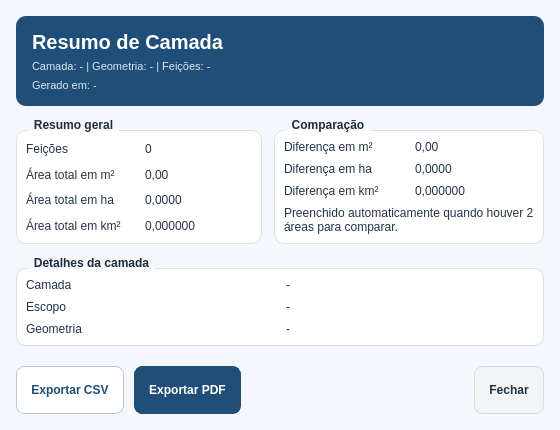
<?xml version="1.0" encoding="UTF-8"?>
<ui version="4.0">
 <class>ResumoCamadaDialogBase</class>
 <widget class="QDialog" name="ResumoCamadaDialogBase">
  <property name="geometry">
   <rect>
    <x>0</x>
    <y>0</y>
    <width>560</width>
    <height>430</height>
   </rect>
  </property>
  <property name="windowTitle">
   <string>Resumo de Camada</string>
  </property>
  <property name="styleSheet">
   <string notr="true">QDialog {
    background-color: #f4f7fb;
}

QFrame#headerFrame {
    background-color: #1f4e79;
    border-radius: 10px;
}

QLabel#titleLabel {
    color: white;
    font-size: 20px;
    font-weight: bold;
}

QLabel#subtitleLabel,
QLabel#dataGeracaoLabel {
    color: #d9e6f2;
    font-size: 11px;
}

QGroupBox {
    font-weight: bold;
    font-size: 12px;
    color: #1f2d3d;
    border: 1px solid #d8e1ea;
    border-radius: 10px;
    margin-top: 12px;
    background-color: white;
}

QGroupBox::title {
    subcontrol-origin: margin;
    left: 12px;
    padding: 0 4px 0 4px;
}

QLabel {
    color: #243447;
    font-size: 12px;
}

QLabel[role="caption"] {
    color: #6b7c93;
    font-size: 11px;
}

QLabel[role="value"] {
    color: #102a43;
    font-size: 13px;
    font-weight: bold;
}

QPushButton {
    min-height: 34px;
    border-radius: 8px;
    padding: 6px 14px;
    font-weight: bold;
}

QPushButton#btnExportarPdf {
    background-color: #1f4e79;
    color: white;
    border: 1px solid #1f4e79;
}

QPushButton#btnExportarPdf:hover {
    background-color: #173a5c;
}

QPushButton#btnExportarCsv {
    background-color: white;
    color: #1f4e79;
    border: 1px solid #b8c7d9;
}

QPushButton#btnExportarCsv:hover {
    background-color: #eef4fa;
}

QPushButton#btnFechar {
    background-color: #f1f3f5;
    color: #243447;
    border: 1px solid #d5dce3;
}

QPushButton#btnFechar:hover {
    background-color: #e7ebf0;
}</string>
  </property>
  <layout class="QVBoxLayout" name="verticalLayoutRoot">
   <property name="spacing">
    <number>12</number>
   </property>
   <property name="leftMargin">
    <number>16</number>
   </property>
   <property name="topMargin">
    <number>16</number>
   </property>
   <property name="rightMargin">
    <number>16</number>
   </property>
   <property name="bottomMargin">
    <number>16</number>
   </property>
   <item>
    <widget class="QFrame" name="headerFrame">
     <property name="frameShape">
      <enum>QFrame::StyledPanel</enum>
     </property>
     <property name="frameShadow">
      <enum>QFrame::Raised</enum>
     </property>
     <layout class="QVBoxLayout" name="verticalLayoutHeader">
      <property name="leftMargin">
       <number>16</number>
      </property>
      <property name="topMargin">
       <number>14</number>
      </property>
      <property name="rightMargin">
       <number>16</number>
      </property>
      <property name="bottomMargin">
       <number>14</number>
      </property>
      <item>
       <widget class="QLabel" name="titleLabel">
        <property name="text">
         <string>Resumo de Camada</string>
        </property>
       </widget>
      </item>
      <item>
       <widget class="QLabel" name="subtitleLabel">
        <property name="text">
         <string>Camada: - | Geometria: - | Feições: -</string>
        </property>
       </widget>
      </item>
      <item>
       <widget class="QLabel" name="dataGeracaoLabel">
        <property name="text">
         <string>Gerado em: -</string>
        </property>
       </widget>
      </item>
     </layout>
    </widget>
   </item>
   <item>
    <layout class="QHBoxLayout" name="horizontalLayoutCards">
     <property name="spacing">
      <number>12</number>
     </property>
     <item>
      <widget class="QGroupBox" name="groupResumo">
       <property name="title">
        <string>Resumo geral</string>
       </property>
       <layout class="QGridLayout" name="gridLayoutResumo">
        <property name="horizontalSpacing">
         <number>12</number>
        </property>
        <property name="verticalSpacing">
         <number>8</number>
        </property>
        <item row="0" column="0">
         <widget class="QLabel" name="lblFeicoesTitulo">
          <property name="text">
           <string>Feições</string>
          </property>
          <property name="role" stdset="0">
           <string>caption</string>
          </property>
         </widget>
        </item>
        <item row="0" column="1">
         <widget class="QLabel" name="lblFeicoesValor">
          <property name="text">
           <string>0</string>
          </property>
          <property name="role" stdset="0">
           <string>value</string>
          </property>
         </widget>
        </item>
        <item row="1" column="0">
         <widget class="QLabel" name="lblAreaM2Titulo">
          <property name="text">
           <string>Área total em m²</string>
          </property>
          <property name="role" stdset="0">
           <string>caption</string>
          </property>
         </widget>
        </item>
        <item row="1" column="1">
         <widget class="QLabel" name="lblAreaM2Valor">
          <property name="text">
           <string>0,00</string>
          </property>
          <property name="role" stdset="0">
           <string>value</string>
          </property>
         </widget>
        </item>
        <item row="2" column="0">
         <widget class="QLabel" name="lblAreaHaTitulo">
          <property name="text">
           <string>Área total em ha</string>
          </property>
          <property name="role" stdset="0">
           <string>caption</string>
          </property>
         </widget>
        </item>
        <item row="2" column="1">
         <widget class="QLabel" name="lblAreaHaValor">
          <property name="text">
           <string>0,0000</string>
          </property>
          <property name="role" stdset="0">
           <string>value</string>
          </property>
         </widget>
        </item>
        <item row="3" column="0">
         <widget class="QLabel" name="lblAreaKm2Titulo">
          <property name="text">
           <string>Área total em km²</string>
          </property>
          <property name="role" stdset="0">
           <string>caption</string>
          </property>
         </widget>
        </item>
        <item row="3" column="1">
         <widget class="QLabel" name="lblAreaKm2Valor">
          <property name="text">
           <string>0,000000</string>
          </property>
          <property name="role" stdset="0">
           <string>value</string>
          </property>
         </widget>
        </item>
       </layout>
      </widget>
     </item>
     <item>
      <widget class="QGroupBox" name="groupComparacao">
       <property name="title">
        <string>Comparação</string>
       </property>
       <layout class="QGridLayout" name="gridLayoutComparacao">
        <property name="horizontalSpacing">
         <number>12</number>
        </property>
        <property name="verticalSpacing">
         <number>8</number>
        </property>
        <item row="0" column="0">
         <widget class="QLabel" name="lblDifM2Titulo">
          <property name="text">
           <string>Diferença em m²</string>
          </property>
          <property name="role" stdset="0">
           <string>caption</string>
          </property>
         </widget>
        </item>
        <item row="0" column="1">
         <widget class="QLabel" name="lblDifM2Valor">
          <property name="text">
           <string>0,00</string>
          </property>
          <property name="role" stdset="0">
           <string>value</string>
          </property>
         </widget>
        </item>
        <item row="1" column="0">
         <widget class="QLabel" name="lblDifHaTitulo">
          <property name="text">
           <string>Diferença em ha</string>
          </property>
          <property name="role" stdset="0">
           <string>caption</string>
          </property>
         </widget>
        </item>
        <item row="1" column="1">
         <widget class="QLabel" name="lblDifHaValor">
          <property name="text">
           <string>0,0000</string>
          </property>
          <property name="role" stdset="0">
           <string>value</string>
          </property>
         </widget>
        </item>
        <item row="2" column="0">
         <widget class="QLabel" name="lblDifKm2Titulo">
          <property name="text">
           <string>Diferença em km²</string>
          </property>
          <property name="role" stdset="0">
           <string>caption</string>
          </property>
         </widget>
        </item>
        <item row="2" column="1">
         <widget class="QLabel" name="lblDifKm2Valor">
          <property name="text">
           <string>0,000000</string>
          </property>
          <property name="role" stdset="0">
           <string>value</string>
          </property>
         </widget>
        </item>
        <item row="3" column="0" colspan="2">
         <widget class="QLabel" name="lblObservacaoComparacao">
          <property name="text">
           <string>Preenchido automaticamente quando houver 2 áreas para comparar.</string>
          </property>
          <property name="wordWrap">
           <bool>true</bool>
          </property>
          <property name="role" stdset="0">
           <string>caption</string>
          </property>
         </widget>
        </item>
       </layout>
      </widget>
     </item>
    </layout>
   </item>
   <item>
    <widget class="QGroupBox" name="groupDetalhes">
     <property name="title">
      <string>Detalhes da camada</string>
     </property>
     <layout class="QGridLayout" name="gridLayoutDetalhes">
      <property name="horizontalSpacing">
       <number>12</number>
      </property>
      <property name="verticalSpacing">
       <number>8</number>
      </property>
      <item row="0" column="0">
       <widget class="QLabel" name="lblCamadaTitulo">
        <property name="text">
         <string>Camada</string>
        </property>
        <property name="role" stdset="0">
         <string>caption</string>
        </property>
       </widget>
      </item>
      <item row="0" column="1">
       <widget class="QLabel" name="lblCamadaValor">
        <property name="text">
         <string>-</string>
        </property>
        <property name="role" stdset="0">
         <string>value</string>
        </property>
       </widget>
      </item>
      <item row="1" column="0">
       <widget class="QLabel" name="lblEscopoTitulo">
        <property name="text">
         <string>Escopo</string>
        </property>
        <property name="role" stdset="0">
         <string>caption</string>
        </property>
       </widget>
      </item>
      <item row="1" column="1">
       <widget class="QLabel" name="lblEscopoValor">
        <property name="text">
         <string>-</string>
        </property>
        <property name="wordWrap">
         <bool>true</bool>
        </property>
        <property name="role" stdset="0">
         <string>value</string>
        </property>
       </widget>
      </item>
      <item row="2" column="0">
       <widget class="QLabel" name="lblGeometriaTitulo">
        <property name="text">
         <string>Geometria</string>
        </property>
        <property name="role" stdset="0">
         <string>caption</string>
        </property>
       </widget>
      </item>
      <item row="2" column="1">
       <widget class="QLabel" name="lblGeometriaValor">
        <property name="text">
         <string>-</string>
        </property>
        <property name="role" stdset="0">
         <string>value</string>
        </property>
       </widget>
      </item>
     </layout>
    </widget>
   </item>
   <item>
    <spacer name="verticalSpacer">
     <property name="orientation">
      <enum>Qt::Vertical</enum>
     </property>
     <property name="sizeHint" stdset="0">
      <size>
       <width>20</width>
       <height>10</height>
      </size>
     </property>
    </spacer>
   </item>
   <item>
    <layout class="QHBoxLayout" name="horizontalLayoutButtons">
     <property name="spacing">
      <number>10</number>
     </property>
     <item>
      <widget class="QPushButton" name="btnExportarCsv">
       <property name="text">
        <string>Exportar CSV</string>
       </property>
      </widget>
     </item>
     <item>
      <widget class="QPushButton" name="btnExportarPdf">
       <property name="text">
        <string>Exportar PDF</string>
       </property>
      </widget>
     </item>
     <item>
      <spacer name="horizontalSpacer">
       <property name="orientation">
        <enum>Qt::Horizontal</enum>
       </property>
       <property name="sizeHint" stdset="0">
        <size>
         <width>40</width>
         <height>20</height>
        </size>
       </property>
      </spacer>
     </item>
     <item>
      <widget class="QPushButton" name="btnFechar">
       <property name="text">
        <string>Fechar</string>
       </property>
      </widget>
     </item>
    </layout>
   </item>
  </layout>
 </widget>
 <resources/>
 <connections/>
</ui>
